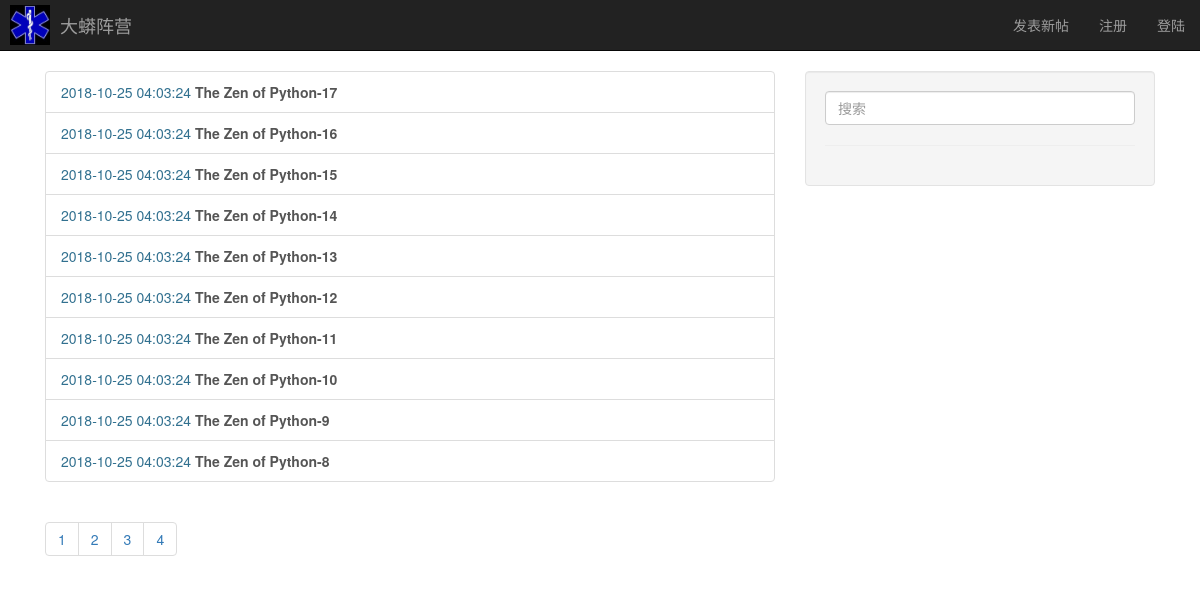
Page /post/list/?page=3 on the committed database.
### bbs/models.py (models this page shows)
class Post(models.Model):
    title = models.CharField(max_length=64)
    created = models.DateTimeField(auto_now_add=True)
    content = models.TextField()

### bbs/views.py (the view)
# urls.py: url(r'^post/list/', post_view.post_list),
def post_list(request):
    page = int(request.GET.get('page',1)) # 当前页码
    per_page = 10 # 每页显示的文章数
    start = (page - 1) * per_page # 开始的文章
    end = start + per_page
    posts = Post.objects.all().order_by('-id')[start:end]
    total = Post.objects.count() # 总文章数
    pages = ceil(total / per_page) # 总页数
    return render(request, 'post_list.html', {'posts': posts, 'pages': range(pages)})

### templates/post_list.html
{% extends "base.html" %}
{% block container %}
    <div class="list-group">
        {% for post in posts %}
        <a class="list-group-item" href="/post/read/?post_id={{post.id}}">
            <span class="text-info">{{post.created | date:"Y-m-d H:i:s"}}</span>
            <strong>{{post.title}}</strong>
        </a>
        {% endfor %}
    </div>
    <nav aria-label="Page navigation">
        <ul class="pagination">
            {% for n in pages %}
            <li><a href="/post/list/?page={{forloop.counter}}">{{forloop.counter}}</a></li>
            {% endfor %}
        </ul>
    </nav>
{% endblock %}

### rows in the picture
Post: created "2018-10-25 04:03:24", title "The Zen of Python-17"
Post: created "2018-10-25 04:03:24", title "The Zen of Python-16"
Post: created "2018-10-25 04:03:24", title "The Zen of Python-15"
Post: created "2018-10-25 04:03:24", title "The Zen of Python-14"
Post: created "2018-10-25 04:03:24", title "The Zen of Python-13"
Post: created "2018-10-25 04:03:24", title "The Zen of Python-12"
Post: created "2018-10-25 04:03:24", title "The Zen of Python-11"
Post: created "2018-10-25 04:03:24", title "The Zen of Python-10"
Post: created "2018-10-25 04:03:24", title "The Zen of Python-9"
Post: created "2018-10-25 04:03:24", title "The Zen of Python-8"
